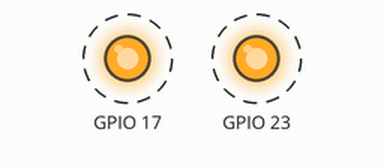
Simulated run of this program. Board: Raspberry Pi (BCM pin numbers). Shown: output pins drawn as LEDs (lit = HIGH). Dashed ring = blinking. What the program prints to the terminal is not drawn. At 1.0 s the program stops and its outputs stay as they are.

Above: at 0.02 s.
Timing chart, 0 to 2.5 s (numbered marks = the images above):
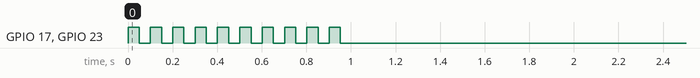

The program:

relay1.py
```python
import RPi.GPIO as GPIO
from time import sleep

GPIO.setwarnings(False)
GPIO.setmode(GPIO.BCM)

GPIO.setup(17,GPIO.OUT)
GPIO.setup(23,GPIO.OUT)

for i in range(10):
  GPIO.output(17,GPIO.HIGH)
  GPIO.output(23,GPIO.HIGH)
  print ("LED ON")
  sleep(0.05)

  GPIO.output(17,GPIO.LOW)
  GPIO.output(23,GPIO.LOW)
  print ("LED OFF")
  sleep(0.05)

GPIO.cleanup()
```

Measured:
- by itself, GPIO 17, GPIO 23: alternates HIGH for 0.05 s and LOW for 0.05 s, 20 changes in all, then stays LOW
